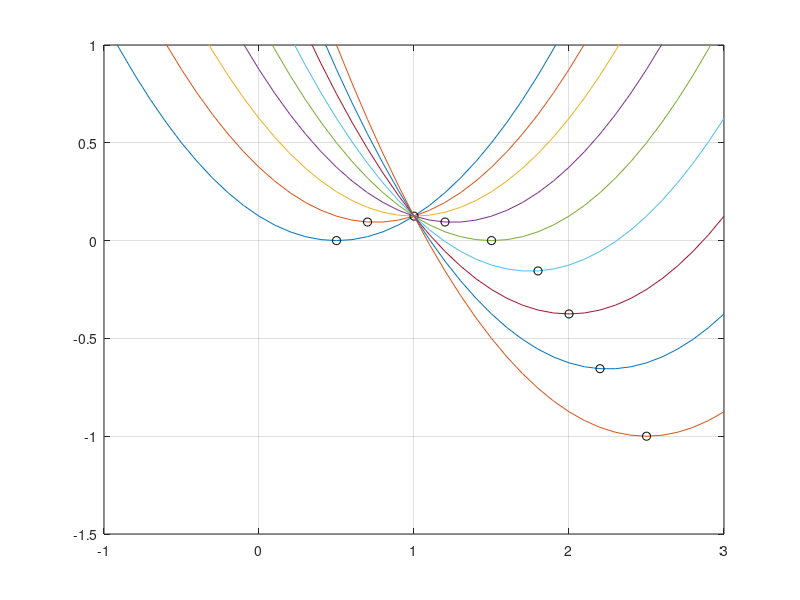
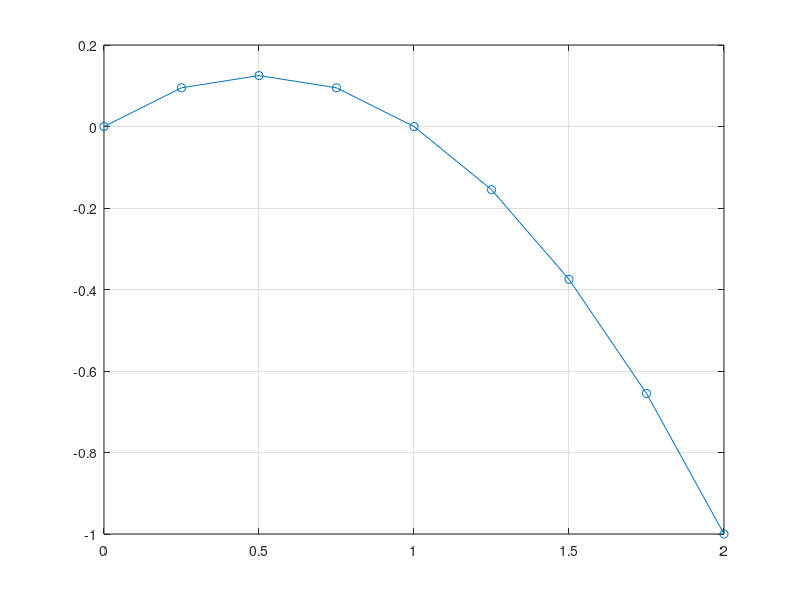

The MATLAB source for these figures, in order:
function dualfun_plot

% plot the Lagrangian function for different lambda >= 0
figure(1)
clf
qind = 0:0.25:2;
qval = [];
for lambda = qind
  xind = -1:.1:3;
  xval = [];
  for x = xind
    xval = [xval 0.5*(x-.5)*(x-.5) + lambda*(1-x)];
  end
  pause
  [min_xval index] = min(xval);
  fprintf('For lambda % f, min value of Lagrangian is: % f\n', lambda, min(xval));
  qval = [qval min_xval];
  plot(xind, xval)
  hold on
  plot(xind(index), min_xval, 'ko')
  xlim([-1 3])
  ylim([-1.5 1])
  grid on
end

% plot the dual function
figure(2)
clf
plot(qind, qval, '-o');
grid on
